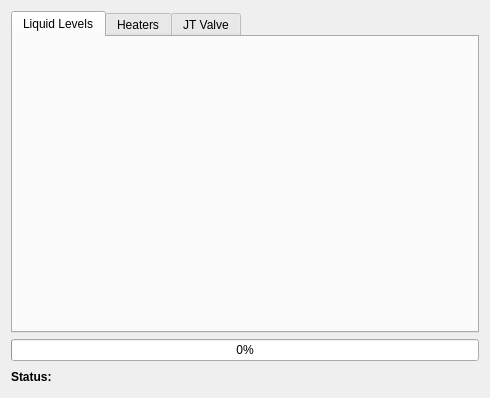
<?xml version="1.0" encoding="UTF-8"?>
<ui version="4.0">
 <class>Form</class>
 <widget class="QWidget" name="Form">
  <property name="geometry">
   <rect>
    <x>0</x>
    <y>0</y>
    <width>490</width>
    <height>398</height>
   </rect>
  </property>
  <property name="windowTitle">
   <string>Form</string>
  </property>
  <layout class="QGridLayout" name="gridLayout">
   <item row="2" column="0">
    <widget class="QLabel" name="label">
     <property name="sizePolicy">
      <sizepolicy hsizetype="Minimum" vsizetype="Minimum">
       <horstretch>0</horstretch>
       <verstretch>0</verstretch>
      </sizepolicy>
     </property>
     <property name="font">
      <font>
       <weight>75</weight>
       <bold>true</bold>
      </font>
     </property>
     <property name="text">
      <string>Status:</string>
     </property>
    </widget>
   </item>
   <item row="2" column="2">
    <spacer name="horizontalSpacer">
     <property name="orientation">
      <enum>Qt::Horizontal</enum>
     </property>
     <property name="sizeHint" stdset="0">
      <size>
       <width>40</width>
       <height>20</height>
      </size>
     </property>
    </spacer>
   </item>
   <item row="2" column="1">
    <widget class="QLabel" name="label_2">
     <property name="text">
      <string/>
     </property>
    </widget>
   </item>
   <item row="1" column="0" colspan="3">
    <widget class="QProgressBar" name="progressBar">
     <property name="value">
      <number>0</number>
     </property>
    </widget>
   </item>
   <item row="0" column="0" colspan="3">
    <widget class="QTabWidget" name="tabWidget">
     <property name="sizePolicy">
      <sizepolicy hsizetype="Minimum" vsizetype="MinimumExpanding">
       <horstretch>0</horstretch>
       <verstretch>0</verstretch>
      </sizepolicy>
     </property>
     <property name="currentIndex">
      <number>0</number>
     </property>
     <widget class="QWidget" name="tab">
      <attribute name="title">
       <string>Liquid Levels</string>
      </attribute>
      <layout class="QGridLayout" name="gridLayout_2">
       <item row="0" column="0">
        <widget class="QWidget" name="widget" native="true"/>
       </item>
      </layout>
     </widget>
     <widget class="QWidget" name="tab_2">
      <attribute name="title">
       <string>Heaters</string>
      </attribute>
     </widget>
     <widget class="QWidget" name="tab_4">
      <attribute name="title">
       <string>JT Valve</string>
      </attribute>
     </widget>
    </widget>
   </item>
  </layout>
 </widget>
 <resources/>
 <connections/>
</ui>
